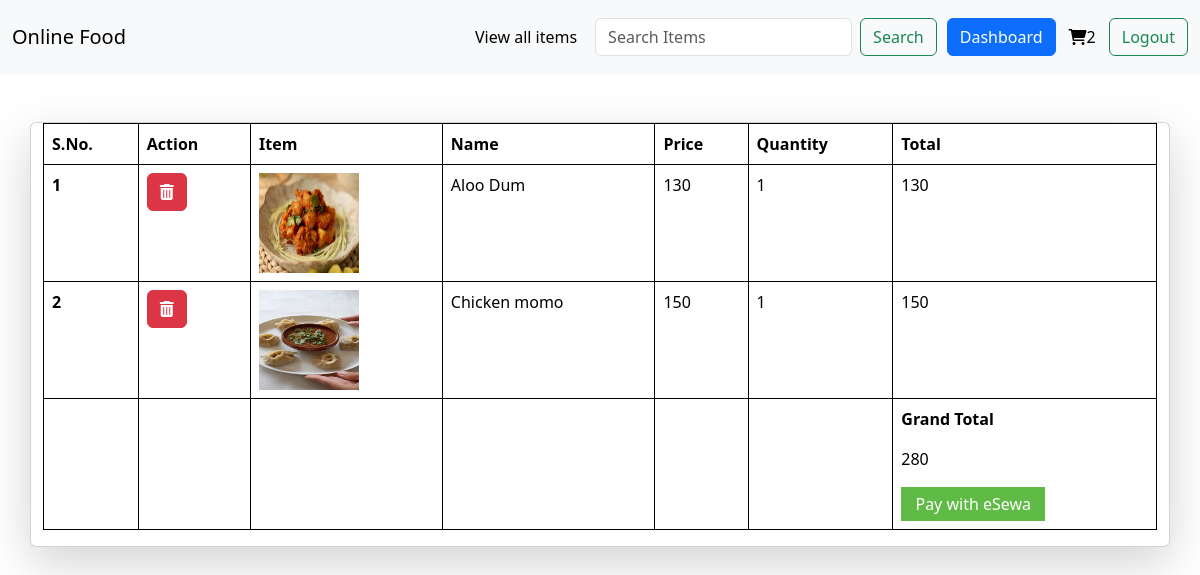
The app's page /cart/ (signed in) with its own data.
### foodapp/models.py (models this page shows, shortened)
class BaseModel(models.Model):
    uid = models.UUIDField(default=uuid.uuid4, editable=False, primary_key=True)
    created_at = models.DateTimeField(auto_now_add=True)
    updated_at = models.DateTimeField(auto_now_add=True)
    class Meta:
        abstract = True

class CartItems(BaseModel):
    cart = models.ForeignKey(Cart, on_delete=models.CASCADE, related_name='cart_item')
    item = models.ForeignKey(Item, on_delete=models.CASCADE)
    quantity = models.PositiveIntegerField(default=1)
    @property
    def total_cost(self):
        return self.quantity * self.item.price

class Item(BaseModel):
    category = models.CharField(max_length=100)
    item_name = models.CharField(max_length=100)
    description = models.CharField(max_length=500, default='')
    price = models.IntegerField(default=100)
    image = models.ImageField(upload_to='item')

class Cart(BaseModel):
    user = models.ForeignKey(User,null=True, blank=True, on_delete=models.SET_NULL, related_name='carts')
    is_paid = models.BooleanField(default=False)
    def get_cart_total(self):
        return CartItems.objects.filter(cart = self).aggregate(total= Sum(models.F('quantity')*models.F('item__price')))['total']

### foodapp/views.py (the view)
# urls.py: path('cart/',cart, name="cart"),
@login_required(login_url= "/login/")
def cart(request):
    try:
        cart = Cart.objects.get(is_paid=False,user= request.user)
        cartItems = CartItems.objects.filter(cart = cart)
        if not cartItems.exists():
            context = {'carts' : cart,'cart_items':None, 'total_amount':None}
        else:
            total_amount = cart.get_cart_total()
            if total_amount is None:
                context = {'carts' : cart,'cart_items':cartItems, 'total_amount': None}
            else:
                context = {'carts' : cart,'cart_items':cartItems, 'total_amount': total_amount+10}
    except Cart.DoesNotExist:
        context = {'carts' : None,'cart_items':None, 'total_amount':None}
    return render(request, 'cart.html', context)

### foodapp/templates/cart.html (shortened to what this page needs)
{% extends 'base.html' %}
{% block start %}
<div class="container card shadow-lg mt-5">
    <table class="table">
        <thead>
            <tr>
                <th scope="col">S.No.</th>
                <th scope="col">Action</th>
                <th scope="col">Item</th>
                <th scope="col">Name</th>
                <th scope="col">Price</th>
                <th scope="col">Quantity</th>
                <th scope="col">Total</th>
            </tr>
        </thead>
        <tbody>
            {% for cartitems in carts.cart_item.all %}
            <tr>
                <th scope="row">{{forloop.counter}}</th>
                <th>
                    <a href="{% url 'remove_cart_items' cartitems.uid %}" class="btn btn-danger"><i class="fa-solid fa-trash-can"></i></a>
                </th>
                <td><img src ='{{cartitems.item.image.url}}' style="height:100px; width:100px"></td>
                <td>{{cartitems.item.item_name}}</td>
                <td>{{cartitems.item.price}}</td>
                <td>
                    {{cartitems.quantity}}
                </td>
                <td>
                    {{cartitems.total_cost}}
                </td>
            </tr>
            {% endfor %}
            <tr>
                <th scope="row"></th>
                <td></td>
                <td></td>
                <td></td>
                <td></td>
                <td></td>
                <td>
                    <p style="font-weight: 750;">Grand Total</p>
                    <p>{{carts.get_cart_total}}</p>
                    <form action="https://rc-epay.esewa.com.np/api/epay/main/v2/form" method="POST" onsubmit="generateSignature()" target="_blank">
                        <input value=" Pay with eSewa " type="submit" class="button" style="display:block !important; background-color: #60bb46; cursor: pointer; color: #fff; border: none; padding: 5px 10px;">
                        </form>
                </td>
            </tr>
        </tbody>
    </table>
</div>
{% endblock %}

### foodapp/templates/base.html (shortened to what this page needs)
{% load static %}
<!DOCTYPE html>
<html lang="en">
<head>
    <link rel="stylesheet" href="https://cdnjs.cloudflare.com/ajax/libs/font-awesome/6.0.0-beta3/css/all.min.css">
    <link rel="stylesheet" href="https://cdn.jsdelivr.net/npm/bootstrap@5.3.3/dist/css/bootstrap.min.css">
</head>
<body>
      <nav class="navbar navbar-expand-lg bg-body-tertiary">
        <div class="container-fluid">
          <a class="navbar-brand" href="/">Online Food</a>
          <div class="collapse navbar-collapse"  id="navbarTogglerDemo01" >
            <ul class="navbar-nav ms-auto mb-2 mb-lg-0">
              <li class="nav-item">
                <a class="nav-link active" aria-current="page" href="/all-items/">View all items</a>
              </li>
            </ul>
            <form class="d-flex" role="search" style="margin:10px">
              <input name= "search" class="form-control me-2" type="search" placeholder="Search Items" aria-label="Search">
              <button class="btn btn-outline-success" type="submit">Search</button><hr>
            </form>
            {% if request.user.is_authenticated %}
            <a href="{% url 'orders' %}" class="btn btn-primary">Dashboard</a><br>
            <a href="{% url 'cart' %}" class="btn btn-light"><i class="fa-solid fa-cart-shopping"></i>{{request.user.get_cart_count}}</a>
            <a href="/logout/" class="btn btn-outline-success" type="submit" >Logout</a>
            {% else %}
            <a href="/login/" class="btn btn-outline-success" type="submit" >Login</a>
            {% endif %}
          </div>
        </div>
      </nav>
    {% block start %}
    {% endblock %}
</body>
</html>

### foodapp/templates/base.html (style rules this page uses)
table, th, td { border: 1px solid black; border-collapse: collapse; }

### records on screen
CartItems: item.image (picture), item.item_name "Aloo Dum", item.price "130", quantity "1", total_cost "130"
CartItems: item.image (picture), item.item_name "Chicken momo", item.price "150", quantity "1", total_cost "150"
Cart: get_cart_total "280"

### other values on screen
{{ request.user.get_cart_count }} "2"
